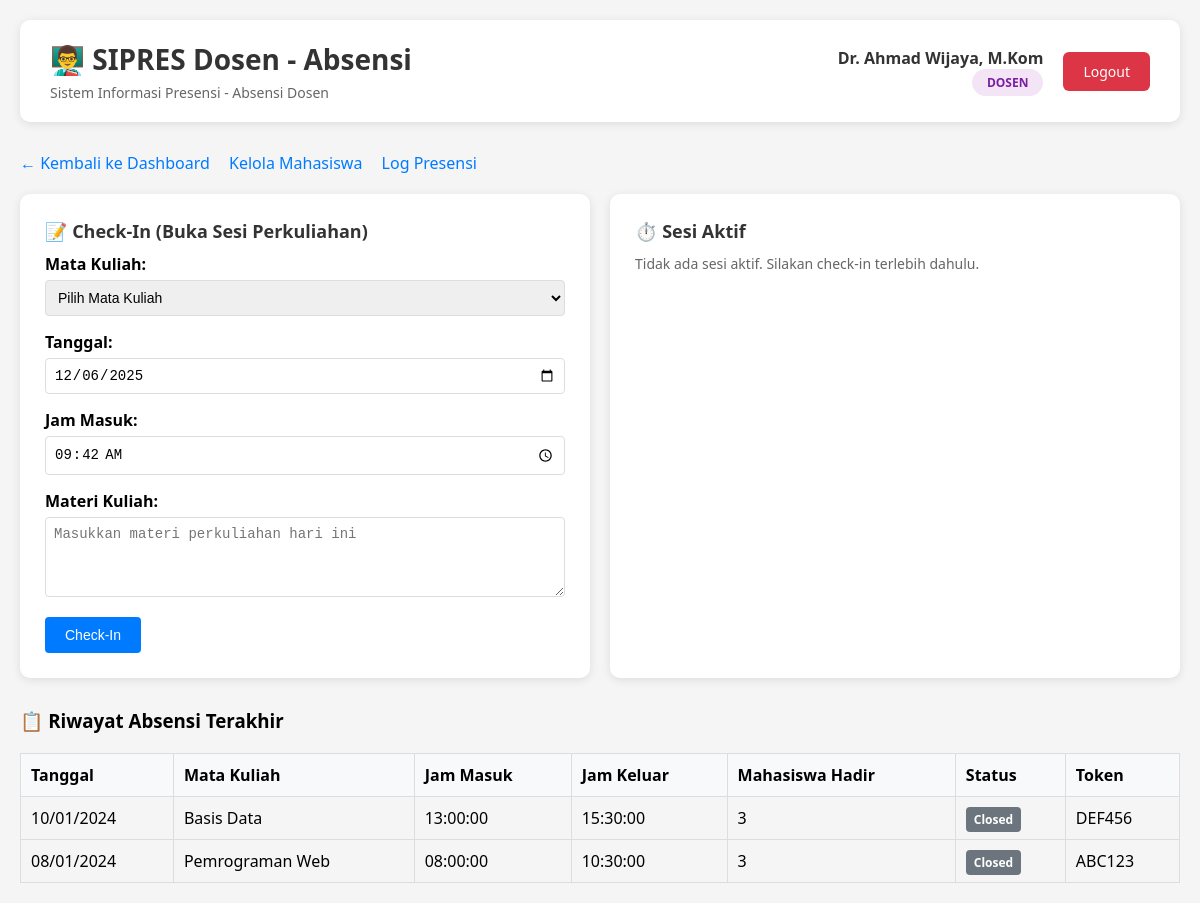
Page /modules/dosen/absensi.php (signed in) on the committed database.
### tables this page shows
CREATE TABLE jurnal_perkuliahan (
    id_jurnal INT AUTO_INCREMENT PRIMARY KEY,
    id_jadwal INT NOT NULL,
    tanggal DATE NOT NULL,
    jam_masuk TIME NOT NULL,
    jam_keluar TIME NULL,
    materi_kuliah TEXT,
    token_presensi VARCHAR(6) NOT NULL COMMENT 'Token unik 6 karakter untuk mahasiswa',
    status_sesi ENUM('Open', 'Closed') DEFAULT 'Open',
    created_at TIMESTAMP DEFAULT CURRENT_TIMESTAMP,
    updated_at TIMESTAMP DEFAULT CURRENT_TIMESTAMP ON UPDATE CURRENT_TIMESTAMP,
    FOREIGN KEY (id_jadwal) REFERENCES jadwal_kuliah(id_jadwal) ON DELETE RESTRICT,
    INDEX idx_tanggal (tanggal),
    INDEX idx_token (token_presensi),
    INDEX idx_status (status_sesi),
    INDEX idx_jadwal (id_jadwal)
);

CREATE TABLE matakuliah (
    id_mk INT AUTO_INCREMENT PRIMARY KEY,
    kode_mk VARCHAR(20) NOT NULL UNIQUE,
    nama_mk VARCHAR(100) NOT NULL,
    sks INT NOT NULL,
    semester INT NOT NULL,
    created_at TIMESTAMP DEFAULT CURRENT_TIMESTAMP,
    INDEX idx_kode_mk (kode_mk),
    INDEX idx_semester (semester)
);

### includes/dosen_functions.php (called while the page is built, shortened)
<?php
function getDosenId($user_id) {
    try {
        $conn = getDBConnection();
        $stmt = $conn->prepare("SELECT id_dosen FROM dosen WHERE user_id = ?");
        $stmt->bind_param("i", $user_id);
        $stmt->execute();
        $result = $stmt->get_result();
        if ($row = $result->fetch_assoc()) {
            return $row['id_dosen'];
        }
        return null;
    } catch (Exception $e) {
        error_log("Error getting dosen ID: " . $e->getMessage());
        return null;
    }
}
function getJurnalByDosen($id_dosen, $limit = 10) {
    try {
        $conn = getDBConnection();
        $query = "SELECT jp.*, jk.hari, jk.ruangan, mk.kode_mk, mk.nama_mk,
                         COUNT(pm.id_presensi) as jumlah_hadir
                  FROM jurnal_perkuliahan jp
                  JOIN jadwal_kuliah jk ON jp.id_jadwal = jk.id_jadwal
                  JOIN matakuliah mk ON jk.id_mk = mk.id_mk
                  LEFT JOIN presensi_mahasiswa pm ON jp.id_jurnal = pm.id_jurnal AND pm.status = 'Hadir'
                  WHERE jk.id_dosen = ?
                  GROUP BY jp.id_jurnal
                  ORDER BY jp.tanggal DESC, jp.jam_masuk DESC
                  LIMIT ?";
        $stmt = $conn->prepare($query);
        $stmt->bind_param("ii", $id_dosen, $limit);
        $stmt->execute();
        $result = $stmt->get_result();
        $jurnal = [];
        while ($row = $result->fetch_assoc()) {
            $jurnal[] = $row;
        }
        return $jurnal;
    } catch (Exception $e) {
        error_log("Error getting jurnal: " . $e->getMessage());
        return [];
    }
}
?>

### modules/dosen/absensi.php (the view, shortened to what this page needs)
<?php
require_once __DIR__ . '/../../includes/dosen_functions.php';
$nama = $_SESSION['nama'] ?? 'Dosen';
$user_id = $_SESSION['user_id'] ?? 0;
$id_dosen = getDosenId($user_id);
$jurnal_list = getJurnalByDosen($id_dosen, 5);
?>
<!DOCTYPE html>
<html lang="id">
<head>
    <link rel="stylesheet" href="/assets/css/dashboard.css">
</head>
<body>
    <div class="dashboard-container">
        <div class="header">
            <div class="header-left">
                <h1>👨‍🏫 SIPRES Dosen - Absensi</h1>
                <p>Sistem Informasi Presensi - Absensi Dosen</p>
            </div>
            <div class="header-right">
                <div class="user-info">
                    <div class="user-name"><?php echo htmlspecialchars($nama); ?></div>
                    <div class="user-role">
                        <span class="role-badge dosen">Dosen</span>
                    </div>
                </div>
                <a href="/auth/logout.php" class="btn-logout">Logout</a>
            </div>
        </div>
        <div class="nav-links">
            <a href="dashboard.php">← Kembali ke Dashboard</a>
            <a href="kelola_mahasiswa.php">Kelola Mahasiswa</a>
            <a href="log_presensi.php">Log Presensi</a>
        </div>
        <div class="info-grid">
            <div class="info-card">
                <h3>📝 Check-In (Buka Sesi Perkuliahan)</h3>
                <form method="POST">
                    <div class="form-group">
                        <label for="id_jadwal">Mata Kuliah:</label>
                        <select name="id_jadwal" id="id_jadwal" required>
                            <option value="">Pilih Mata Kuliah</option>
                        </select>
                    </div>
                    <div class="form-group">
                        <label for="tanggal">Tanggal:</label>
                        <input type="date" name="tanggal" id="tanggal" value="<?php echo date('Y-m-d'); ?>" required>
                    </div>
                    <div class="form-group">
                        <label for="jam_masuk">Jam Masuk:</label>
                        <input type="time" name="jam_masuk" id="jam_masuk" value="<?php echo date('H:i'); ?>" required>
                    </div>
                    <div class="form-group">
                        <label for="materi">Materi Kuliah:</label>
                        <textarea name="materi" id="materi" required placeholder="Masukkan materi perkuliahan hari ini"></textarea>
                    </div>
                    <button type="submit" class="btn btn-primary">Check-In</button>
                </form>
            </div>
            <div class="info-card">
                <h3>⏱️ Sesi Aktif</h3>
                <?php
                $active_found = false;
                ?>
                <?php
                if (!$active_found):
                ?>
                    <p>Tidak ada sesi aktif. Silakan check-in terlebih dahulu.</p>
                <?php endif; ?>
            </div>
        </div>
        <h3>📋 Riwayat Absensi Terakhir</h3>
        <table class="jurnal-table">
            <thead>
                <tr>
                    <th>Tanggal</th>
                    <th>Mata Kuliah</th>
                    <th>Jam Masuk</th>
                    <th>Jam Keluar</th>
                    <th>Mahasiswa Hadir</th>
                    <th>Status</th>
                    <th>Token</th>
                </tr>
            </thead>
            <tbody>
                <?php foreach ($jurnal_list as $jurnal): ?>
                    <tr>
                        <td><?php echo date('d/m/Y', strtotime($jurnal['tanggal'])); ?></td>
                        <td><?php echo htmlspecialchars($jurnal['nama_mk']); ?></td>
                        <td><?php echo $jurnal['jam_masuk']; ?></td>
                        <td><?php echo $jurnal['jam_keluar'] ? $jurnal['jam_keluar'] : '-'; ?></td>
                        <td><?php echo $jurnal['jumlah_hadir']; ?></td>
                        <td>
                            <span class="status-badge <?php echo strtolower($jurnal['status_sesi']); ?>">
                                <?php echo $jurnal['status_sesi']; ?>
                            </span>
                        </td>
                        <td><?php echo htmlspecialchars($jurnal['token_presensi']); ?></td>
                    </tr>
                <?php endforeach; ?>
            </tbody>
        </table>
    </div>
</body>
</html>

### assets/css/dashboard.css (style rules this page uses)
* { margin: 0; padding: 0; box-sizing: border-box; }
body { font-family: 'Segoe UI', Tahoma, Geneva, Verdana, sans-serif; background: #f5f5f5; min-height: 100vh; }
.dashboard-container { max-width: 1200px; margin: 0 auto; padding: 20px; }
.header { background: white; padding: 20px 30px; border-radius: 10px; box-shadow: 0 2px 10px rgba(0, 0, 0, 0.1); margin-bottom: 30px; display: flex; justify-content: space-between; align-items: center; }
.header-left h1 { color: #333; font-size: 28px; margin-bottom: 5px; }
.header-left p { color: #666; font-size: 14px; }
.header-right { display: flex; align-items: center; gap: 20px; }
.user-info { text-align: right; }
.user-info .user-name { font-weight: 600; color: #333; font-size: 16px; }
.user-info .user-role { color: #666; font-size: 14px; text-transform: capitalize; }
.role-badge { display: inline-block; padding: 5px 15px; border-radius: 20px; font-size: 12px; font-weight: 600; text-transform: uppercase; }
.role-badge.dosen { background: #f3e5f5; color: #7b1fa2; }
.btn-logout { padding: 10px 20px; background: #dc3545; color: white; border: none; border-radius: 6px; font-size: 14px; cursor: pointer; text-decoration: none; display: inline-block; transition: background 0.3s ease; }
.info-grid { display: grid; grid-template-columns: repeat(auto-fit, minmax(250px, 1fr)); gap: 20px; margin-bottom: 30px; }
.info-card { background: white; padding: 25px; border-radius: 10px; box-shadow: 0 2px 10px rgba(0, 0, 0, 0.1); transition: transform 0.3s ease, box-shadow 0.3s ease; cursor: pointer; }
.info-card h3 { color: #333; font-size: 18px; margin-bottom: 10px; }
.info-card p { color: #666; font-size: 14px; line-height: 1.6; }

### modules/dosen/absensi.php (style rules this page uses)
.form-group { margin-bottom: 15px; }
.form-group label { display: block; margin-bottom: 5px; font-weight: bold; }
.form-group input, .form-group select, .form-group textarea { width: 100%; padding: 8px; border: 1px solid #ddd; border-radius: 4px; font-size: 14px; }
.form-group textarea { min-height: 80px; resize: vertical; }
.btn { padding: 10px 20px; border: none; border-radius: 4px; cursor: pointer; font-size: 14px; margin-right: 10px; }
.btn-primary { background-color: #007bff; color: white; }
.jurnal-table { width: 100%; border-collapse: collapse; margin-top: 20px; }
.jurnal-table th, .jurnal-table td { padding: 10px; border: 1px solid #ddd; text-align: left; }
.jurnal-table th { background-color: #f8f9fa; font-weight: bold; }
.status-badge { padding: 4px 8px; border-radius: 4px; font-size: 12px; font-weight: bold; }
.status-badge.closed { background-color: #6c757d; color: white; }
.nav-links { margin-bottom: 20px; }
.nav-links a { margin-right: 15px; text-decoration: none; color: #007bff; }

### rows in the picture
jurnal_perkuliahan: tanggal "10/01/2024", matakuliah.nama_mk "Basis Data", jam_masuk "13:00:00", jam_keluar "15:30:00", jumlah_hadir "3", status_sesi "Closed", token_presensi "DEF456"
jurnal_perkuliahan: tanggal "08/01/2024", matakuliah.nama_mk "Pemrograman Web", jam_masuk "08:00:00", jam_keluar "10:30:00", jumlah_hadir "3", status_sesi "Closed", token_presensi "ABC123"

### other values in the picture
$nama "Dr. Ahmad Wijaya, M.Kom"
